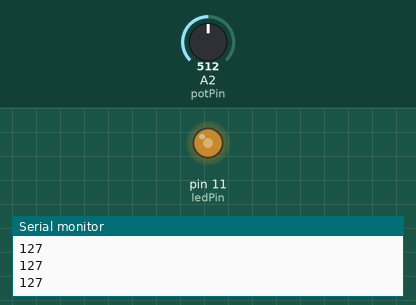
Simulated run of this sketch. Board: Arduino Uno, built with avr-gcc and run on an emulated ATmega328P. Shown: output pins drawn as LEDs (lit = HIGH), the last lines printed to the serial monitor. Inputs (shaded band) come from the test bench; at power-on: A2 (potPin) = 512.

Above: at 1.2 s.
1.3 s: A2 (potPin) set to 716
At 1.9 s:
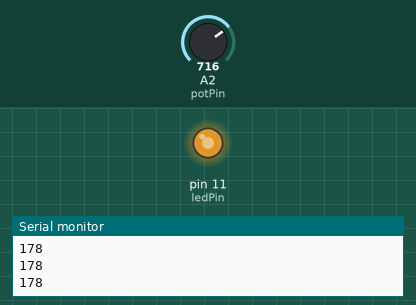
2.8 s: A2 (potPin) set to 900
At 3.1 s:
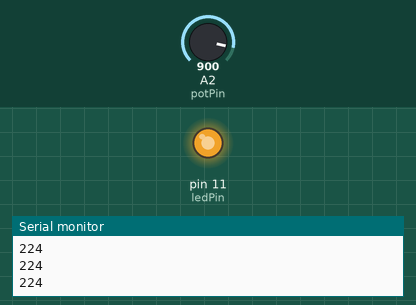
4.3 s: A2 (potPin) set to 122
At 5.5 s:
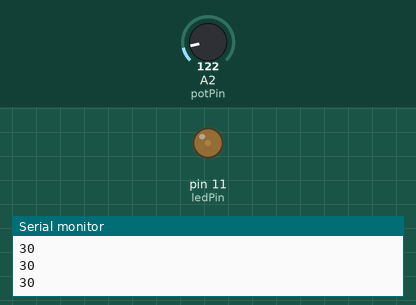
5.8 s: A2 (potPin) set to 0
At 6.6 s:
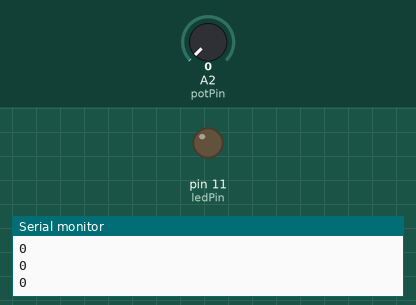
7.3 s: A2 (potPin) set to 511
At 7.6 s:
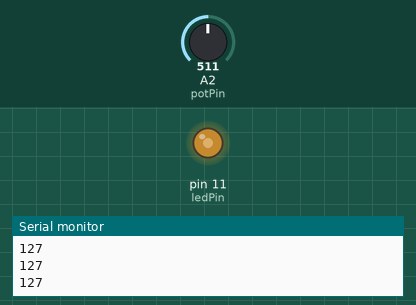
Timing chart, 0 to 9.8 s (numbered marks = the images above; inputs shaded):
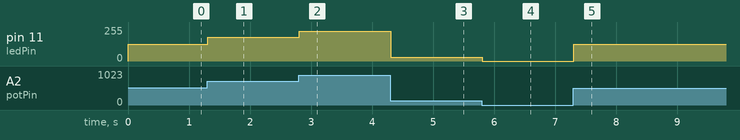

Measured:
- after the input at 1.3 s, pin 11 (ledPin): 127/255 → 178/255 at once
- after the input at 2.8 s, pin 11 (ledPin): 178/255 → 224/255 at once
- after the input at 4.3 s, pin 11 (ledPin): 224/255 → 30/255 at once
- after the input at 5.8 s, pin 11 (ledPin): 30/255 → 0/255 at once
- after the input at 7.3 s, pin 11 (ledPin): 0/255 → 127/255 at once

The sketch:

potentiometer_led.ino
```cpp
int potPin = 2; // select the input pin for the potentiometer
int ledPin = 11; // select the pin for the LED
float val = 0; // variable to store the value coming from the sensor

void setup() {
pinMode(ledPin, OUTPUT); // declare the ledPin as an OUTPUT
 Serial.begin(9600);//read potentiometer
}

void loop() {
val = analogRead(potPin);
val =val/1023; //percentage maximum is 0-1
int light= val*255;
Serial.println(light);
analogWrite(ledPin, light); // turn the ledPin on
delay(5); // stop the program for some time
}
```
